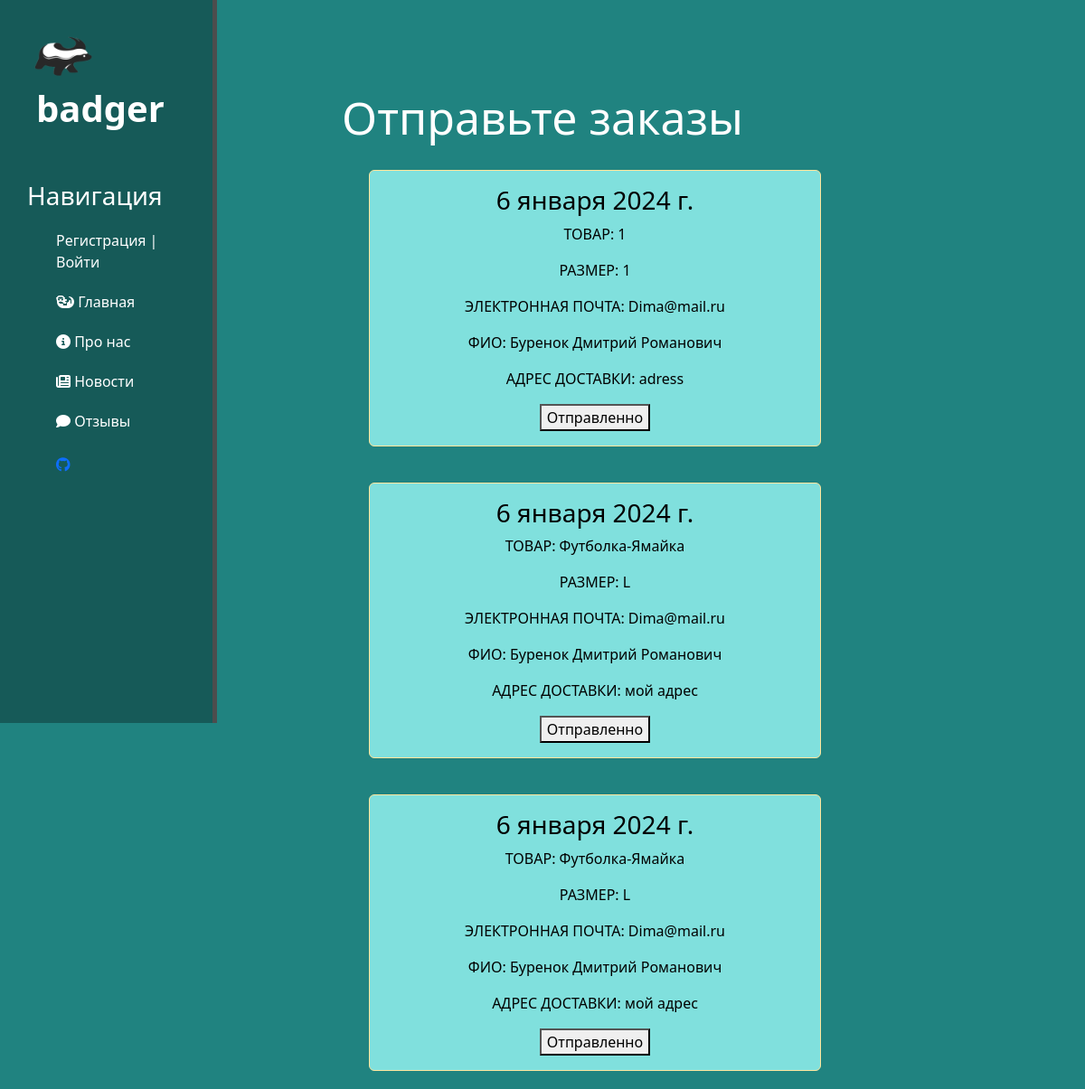
The page /history/ on the database its author committed.
### main/models.py (models this page shows)
class History(models.Model):
    tovar = models.CharField(max_length=30, verbose_name="товар",choices=EDUCATION_TYPES)
    razmer = models.CharField(max_length=30, verbose_name="размер",choices=EDUCATION)
    kol = models.CharField(max_length=30, verbose_name="количество товара")
    email = models.CharField(max_length=30, verbose_name="@mail")
    fio = models.CharField(max_length=30, verbose_name="фио")
    date = models.DateField(verbose_name="дата")
    text = models.TextField(verbose_name="адрес")
    class Meta:
        verbose_name = 'История заказов'
        verbose_name_plural = 'История заказов'

### main/views.py (the view)
# urls.py: path('history/', views.history, name='history'),
def history(request):
    history = History.objects.order_by('-id')
    return render(request, 'main/history.html', {'history': history})

### main/templates/main/history.html (shortened to what this page needs)
{% extends 'main/shablon.html' %}
{% block content %}
<div class="features" id="features">
    <div id="myDiv">
    <h1>Отправьте заказы</h1>
     {% for el in history %}
            <div class="alert alert-warning" id="alert-warning">
                <h3>{{ el.date }}</h3>
                <p>ТОВАР: {{ el.tovar }}</p>
                <p>РАЗМЕР: {{ el.razmer }}</p>
                <p>ЭЛЕКТРОННАЯ ПОЧТА: {{ el.email }}</p>
                <p>ФИО: {{ el.fio }}</p>
                <p>АДРЕС ДОСТАВКИ: {{ el.text }}</p>
                <button id="my-button">Отправленно</button>
            </div>
        {% endfor %}
    </div>
</div>
{% endblock %}

### main/templates/main/shablon.html (shortened to what this page needs)
{% load static %}
<!doctype html>
<html lang="en">
<head>
    <link href="https://cdn.jsdelivr.net/npm/bootstrap@5.3.2/dist/css/bootstrap.min.css" rel="stylesheet">
    <link rel="stylesheet" href="{% static 'main/css/main.css' %}">
</head>
<body>
    <aside>
        <img src="{% static 'main/img/logo.png' %}" alt="">
        <span class="logo">badger</span>
        <h3>Навигация</h3>
        <ul>
            {% if user.is_authenticated %}
				 <li class="last"> {{user.username}} | <a href="{% url 'logout_user' %}" class="link">Выйти</a></li>
				 {% else %}
				 <li class="last"><a href="{% url 'register' %}" class="link">Регистрация</a> | <a href="{% url 'login' %}" class="link">Войти</a></li>
				 {% endif %}
            <a href="{% url 'home' %}" class="link"><li><i class="fa-solid fa-otter"></i> Главная</li></a>
            <a href="{% url 'info' %}" class="link"><li><i class="fa-solid fa-circle-info"></i> Про нас</li></a>
            <a href="{% url 'new_home' %}" class="link"><li><i class="fa-solid fa-newspaper"></i> Новости </li></a>
            <a href="{% url 'feedback_home' %}" class="link"><li><i class="fa-solid fa-comment"></i> Отзывы</li></a>
            <br>
            <a href="https://github.com/v1kez" class="link2"><i class="fa-brands fa-github"></i></a>
        </ul>
    </aside>
    <main>
        {% block content %}
        {% endblock %}
    </main>
</body>
</html>

### main/static/main/css/main.css (style rules this page uses)
body { background: #208380; }
aside { float: left; background:#165A58; width: 20%; padding: 2.5%; height:100vh; color: #fff; border-right: 5px solid #4d4d4d; position: fixed; }
aside img { width: 80px; float: left; }
aside .logo { font-size: 40px; margin-left: 10px; font-weight: bold; }
aside h3 { margin-top: 50px; }
aside ul { list-style: none }
aside ul li { color: #fff; display: block; margin-top:20px; transition: transform .6s ease; }
.last { color: #fff; display: block; margin-top:20px; transition: transform .6s ease; }
.link, .last { text-decoration: none; color: #fff; }
main .features { float: left; color: #fff; margin-top: 100px; text-align: center; width: 100%; }
main .features h1 { font-size: 50px; }
.alert-warning { float: left; clear:both; width: 500px; margin: 20px 34%; text-align:center; color:black; background:#80e0dd; }
.link2 { width:100px; }

### rows shown on the page
History: date "6 января 2024 г.", tovar "1", razmer "1", email "Dima@mail.ru", fio "Буренок Дмитрий Романович", text "adress"
History: date "6 января 2024 г.", tovar "Футболка-Ямайка", razmer "L", email "Dima@mail.ru", fio "Буренок Дмитрий Романович", text "мой адрес"
History: date "6 января 2024 г.", tovar "Футболка-Ямайка", razmer "L", email "Dima@mail.ru", fio "Буренок Дмитрий Романович", text "мой адрес"
